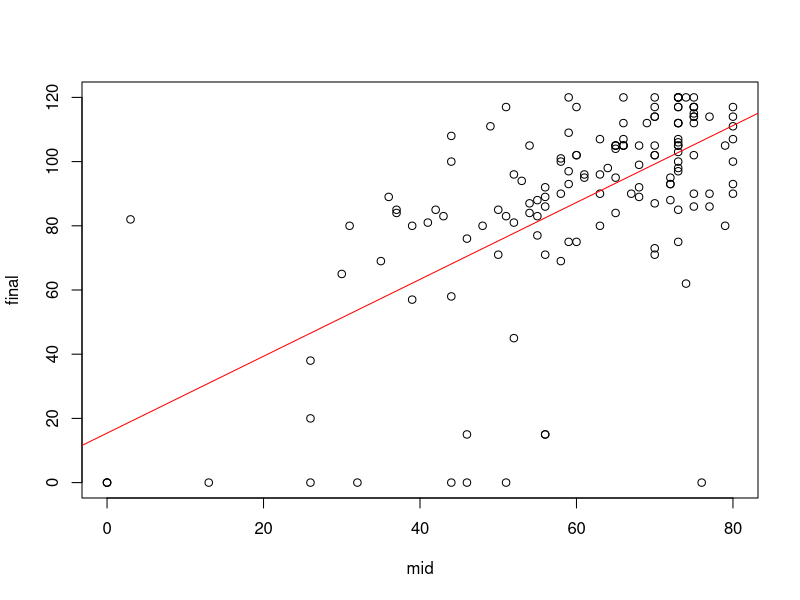

This figure's R source:
score <- read.csv('score_data.csv', encoding = 'utf-8')
score[is.na(score)] <- 0
out <- lm(final ~ mid, data = score)
summary(out)

plot(final ~ mid, data = score)
abline(out, col = "red")
